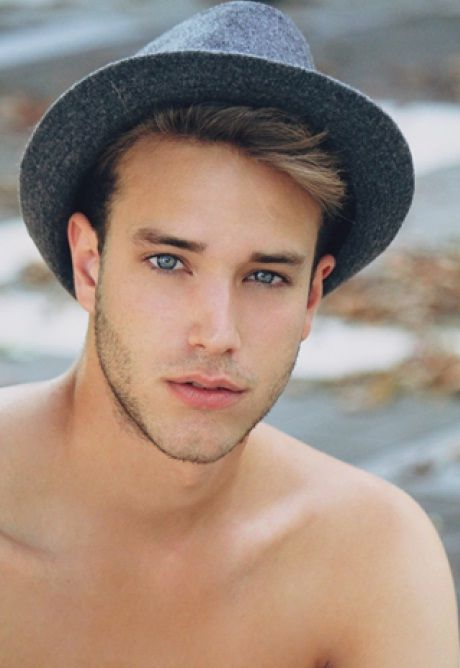
#> input picture 1 (1009).jpg, 460 x 668 px
$ jupyter execute 'Image Cartoonify.ipynb'
#> lines starting #> are read from the running program, lines starting #| are printed output that depends on the picture; after the words box and inside, x2 and y2 are one past the last pixel; in counts of white or black regions, pixels touching at a corner belong together
# Importing the Required modules

[cell 1]
import easygui
import numpy as np
import matplotlib.pyplot as plt
import cv2
import imageio

# Setting the path of the Image

[cell 2]
# Here we provide the path of the image that is to be used
img = "1 (1009).jpg"

# Loading the Image in a variable

[cell 3]
# Here we use the "imread()" function of cv2 to read the image whose path stored in the variable "img", and store it in "img1"
# The image is stored in the form of matrix
img1 = cv2.imread(img)
#> img1 is the input picture: shape (668, 460, 3); mean B, G, R 125.4, 137.7, 157.7
print(img1)
#> (printed output is left out)

[cell 4]
# Here we use the Matplotlib module to display the image
# The "imshow()" function converts the matrix stored in "img1" to image form
plt.imshow(img1, cmap = "gray")

# Converting the IMage from BGR TO RGB

[cell 5]
# opencv stores the image in "BGR" form by default
# as a result the human eyes gets to see an inverted color image
#using "cvtColor()" function we transform the image from "BGR" to "RGB" form
img1 = cv2.cvtColor(img1,cv2.COLOR_BGR2RGB)
print(img1)
#> (printed output is left out)

[cell 6]
plt.imshow(img1)

# Convert Image from RGB to Grayscale

[cell 7]
# The first step to cartoonify an Image is to convert it into grayscale
img3 = cv2.cvtColor(img1, cv2.COLOR_RGB2GRAY)
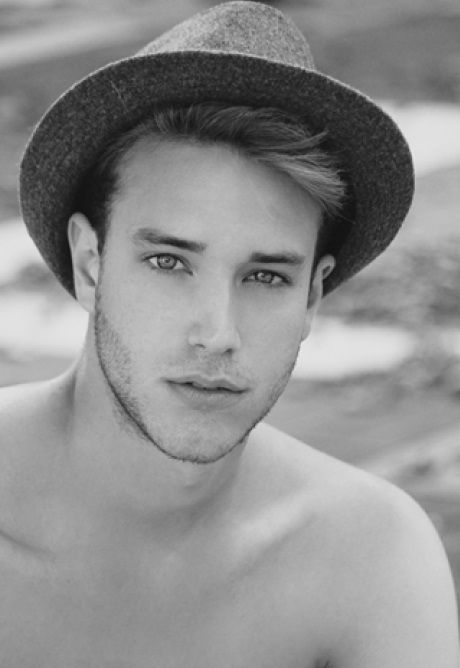
#> img3: shape (668, 460); min 15, max 237, mean 142.3
print(img3)
#> (printed output is left out)

[cell 8]
plt.imshow(img3, cmap = "gray")

# Smoothening of the Grayscale Image

[cell 9]
# The next step is to smoothen the image
# this is done by using the "medianBlur()" function to blur the image
smoothimg = cv2.medianBlur(img3,5)
print(smoothimg)
#> (printed output is left out)

[cell 10]
plt.imshow(smoothimg, cmap = "gray")

# Retrieving the edges(boundary) of the object in the image

[cell 11]
# The next step is to get the boundaries/edges of the image
# This is done by using the "adaptiveThreshold()" function of cv2
edgeimg = cv2.adaptiveThreshold(smoothimg, 255, cv2.ADAPTIVE_THRESH_MEAN_C, cv2.THRESH_BINARY, 9, 9)
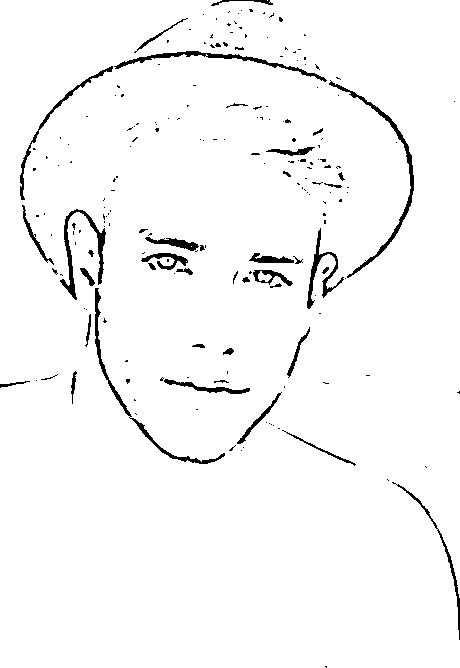
#> edgeimg: shape (668, 460); 97% white; 200 black regions (157 under 20 px), largest, box (x1, y1, x2, y2) and area: (329, 80, 414, 278) 982, (95, 288, 225, 464) 878, (114, 51, 327, 82) 810
print(edgeimg)
#> (printed output is left out)

[cell 12]
plt.imshow(edgeimg, cmap = "gray")

# Making a lightened Color Image of the original image

[cell 13]
# In the next step we create a lightened image of the original image
# This is done by using the "bilateralFilter()" function of cv2
colorimg = cv2.bilateralFilter(img1, 9, 300, 300)
print(colorimg)
#> (printed output is left out)

[cell 14]
plt.imshow(colorimg)

# Merging the edge image with the Lightened color Image

[cell 15]
# The last step is to merge the smoothened and the edged image to get the cartoonified image
# This is done by using the "bitwise_and()" function of cv2
cartoonimg = cv2.bitwise_and(colorimg, colorimg, mask = edgeimg)
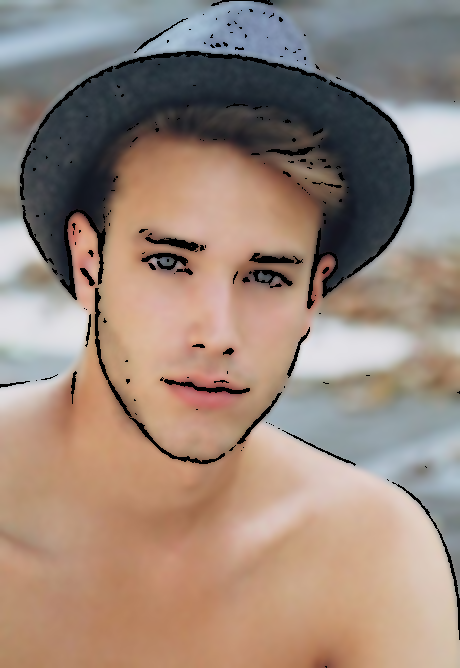
#> cartoonimg: shape (668, 460, 3); mean R, G, B 154.5, 134.9, 122.8
print(cartoonimg)
#> (printed output is left out)
